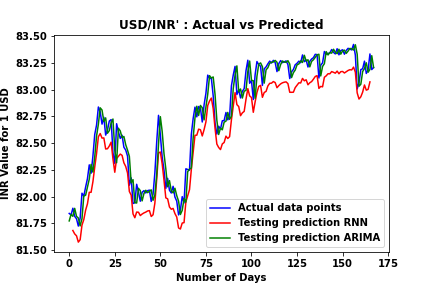

Source code (Python):
import warnings
from algo_1_arima import *
from matplotlib import pyplot
from pandas import read_csv
from algo_2_rnn import *

train_ratio = 0.83
test_ratio = 1 - train_ratio
prev_data_points_number = 3
data_set_len = 0
set_train_len = 0
set_test_len = 0

def plot(load_data, pred_train, pred_test, pred_test_arima, filename):
    global data_set_len
    data_set_len = len(load_data)
    training_data_trend = [None] * data_set_len
    testing_data_trend = [None] * data_set_len

    training_data_trend[prev_data_points_number:len(pred_train) + prev_data_points_number] = list(pred_train[:, 0])
    testing_data_trend[prev_data_points_number - 1:len(pred_train) + prev_data_points_number] = list(pred_test[:, 0])

    actual = pyplot.plot(load_data[int(train_ratio * data_set_len):], label="Actual data points", color="blue")
    testing_rnn = pyplot.plot(testing_data_trend, label="Testing prediction RNN", color="red")
    testing_arima = pyplot.plot(pred_test_arima, label="Testing prediction ARIMA", color="green")

    pyplot.ylabel('INR Value for 1 USD')
    pyplot.xlabel('Number of Days')
    pyplot.title("USD/INR' : Actual vs Predicted")

    pyplot.legend()
    pyplot.savefig(filename)
    pyplot.clf()

def main():
    load_data, pred_test_arima = arima_model()
    pred_train, pred_test = rnn_model()
    print('Plotting combined graph of both the models...')
    plot(load_data, pred_train, pred_test, pred_test_arima, "main.png")

if __name__ == '__main__':
    warnings.filterwarnings("ignore")
    main()  # setting the entry point
